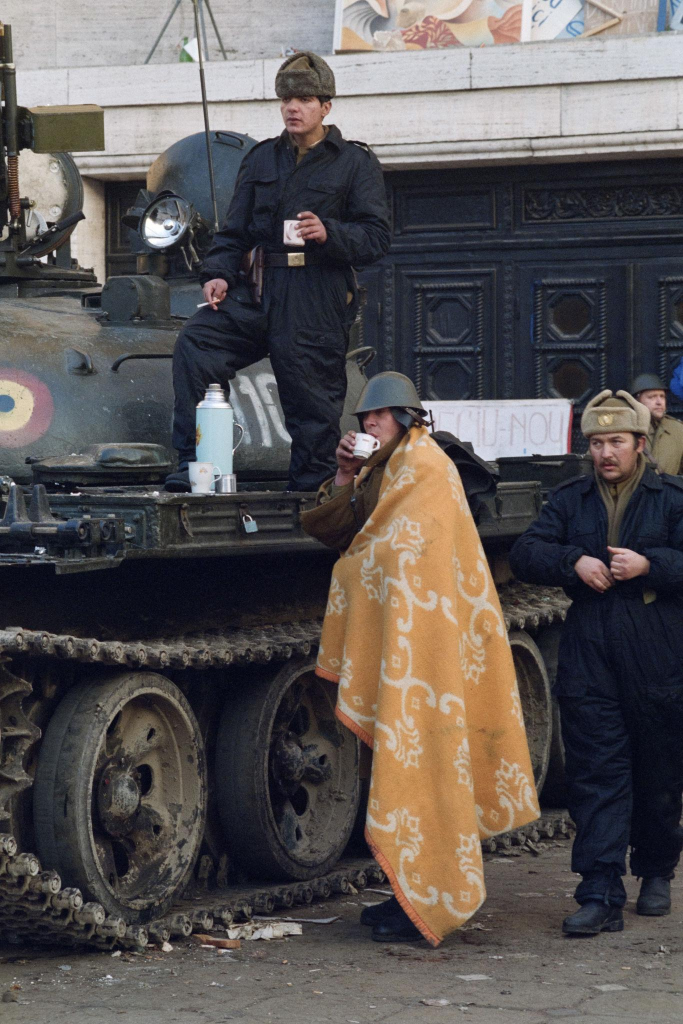
#> input picture CONTENT/images/2026/az-en-a-mate-domokos-mitologiam-hosszu-valtozat-inline-17.jpg, 1366 x 2048 px (shown at 1/2 size); its folder holds only this picture in this run
$ python image-add.py ../../../CONTENT/images/2026/az-en-a-mate-domokos-mitologiam-hosszu-valtozat-inline-17.jpg ../../../CONTENT/images/2026/az-en-a-mate-domokos-mitologiam-hosszu-valtozat-inline-18.jpg ../../../CONTENT/images/2026/az-en-a-mate-domokos-mitologiam-hosszu-valtozat-inline-3.jpg
#> lines starting #> are read from the running program, lines starting #| are printed output that depends on the picture
#!/usr/bin/env python3
"""Borítókép hozzáadása egy blogbejegyzéshez.

Használat: python kep_hozzaadasa.py <forraskep> <év> <slug>

Legyártja a 400, 768 és 1024 px széles AVIF-változatokat a
CONTENT/images/<év>/ mappába, és felveszi őket a _manifest.json-ba.
"""
import json
import sys
from pathlib import Path

from PIL import Image

ROOT = Path(__file__).resolve().parents[3]
IMAGES = ROOT / "CONTENT" / "images"
MANIFEST = IMAGES / "_manifest.json"
WIDTHS = (400, 768, 1024)


def main() -> None:
    if len(sys.argv) != 4:
        sys.exit(__doc__)
    source, year, slug = Path(sys.argv[1]), sys.argv[2], sys.argv[3]
    image = Image.open(source).convert("RGB")
#> image is the input picture: PIL image 1366x2048 RGB; mean R, G, B 90.4, 85.4, 85
    if image.width < 1024:
        print(f"Figyelem: a forráskép csak {image.width} px széles.", file=sys.stderr)
    folder = IMAGES / year
    folder.mkdir(parents=True, exist_ok=True)

    variants = []
    for width in WIDTHS:
        height = round(image.height * width / image.width)
        name = f"{slug}.avif" if width == WIDTHS[-1] else f"{slug}-{width}x{height}.avif"
        image.resize((width, height), Image.LANCZOS).save(folder / name, quality=70)
        variants.append((f"/images/{year}/{name}", width, height))
#> this loop made 3 passes
#> pass 1, in main, `image.resize((width, height), Image.LANCZOS).save(folder / name, quali..`:
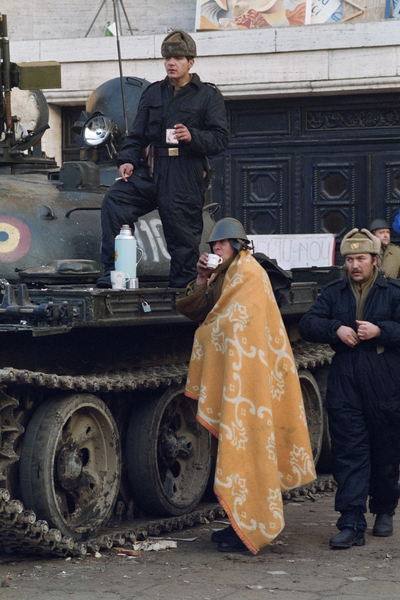
#> saved as az-en-a-mate-domokos-mitologiam-hosszu-valtozat-inline-3.jpg-400x600.avif: PIL image 400x600 RGB; mean R, G, B 90.4, 85.4, 85
#> after the loop, variants = 3 items

    srcset = ", ".join(f"{path} {width}w" for path, width, _ in variants)
    raw = MANIFEST.read_text(encoding="utf-8") if MANIFEST.exists() else "{}"
    manifest = json.loads(raw)
    for path, width, height in variants:
        manifest[path] = {"width": width, "height": height, "srcset": srcset}
#> this loop made 3 passes
#> (width, height) on passes 1 to 3: (400, 600), (768, 1151), (1024, 1535)
#> after the loop, manifest = 3 items
    indent = 2 if '\n  "' in raw else None
    MANIFEST.write_text(
        json.dumps(manifest, ensure_ascii=False, indent=indent)
        + ("\n" if raw.endswith("\n") else ""),
        encoding="utf-8",
    )
    print(f"image: {year}/{slug}.avif")


if __name__ == "__main__":
    main()

$ run again, on CONTENT/images/2026/az-en-a-mate-domokos-mitologiam-hosszu-valtozat-inline-18.jpg
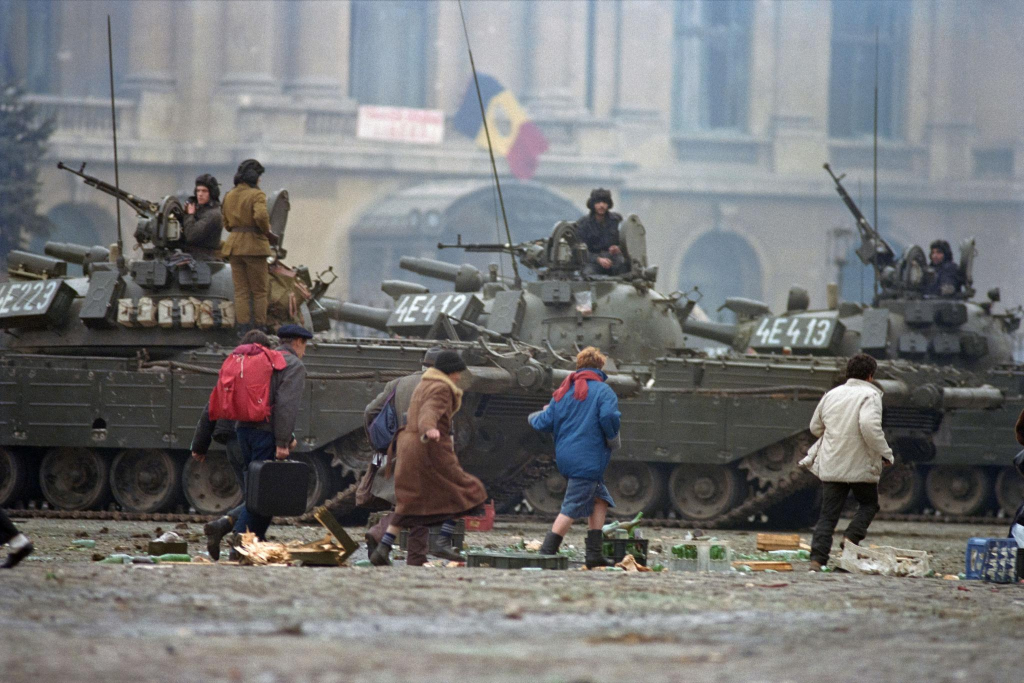
#> input picture CONTENT/images/2026/az-en-a-mate-domokos-mitologiam-hosszu-valtozat-inline-18.jpg, 2048 x 1366 px (shown at 1/2 size)
#> in main, image is the input picture: PIL image 2048x1366 RGB; mean R, G, B 117.3, 117.7, 118.2
#> the loop in main, `for width in WIDTHS:` made 3 passes
#> pass 1, in main, `image.resize((width, height), Image.LANCZOS).save(folder / name, quali..`:
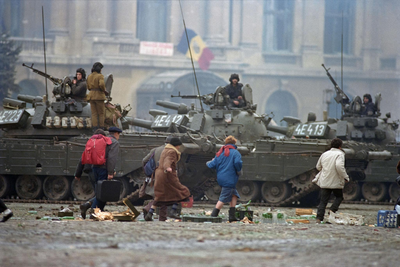
#> saved as az-en-a-mate-domokos-mitologiam-hosszu-valtozat-inline-18.jpg-400x267.avif: PIL image 400x267 RGB; mean R, G, B 117.3, 117.7, 118.2
#> pass 2, in main, `image.resize((width, height), Image.LANCZOS).save(folder / name, quali..`:
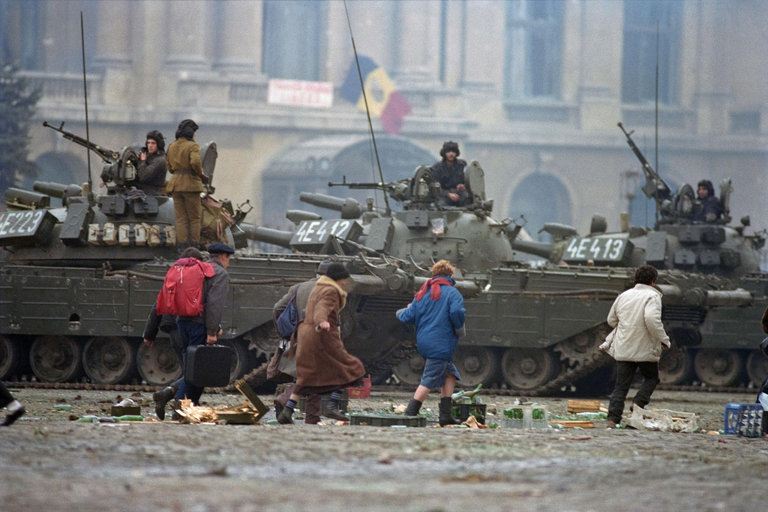
#> saved as az-en-a-mate-domokos-mitologiam-hosszu-valtozat-inline-18.jpg-768x512.avif: PIL image 768x512 RGB; mean R, G, B 117.3, 117.7, 118.2
#> after the loop in main, `for width in WIDTHS:`: variants = 3 items
#> the loop in main, `for path, width, height in variants:` made 3 passes
#> (width, height) on passes 1 to 3: (400, 267), (768, 512), (1024, 683)

$ run again, on CONTENT/images/2026/az-en-a-mate-domokos-mitologiam-hosszu-valtozat-inline-3.jpg
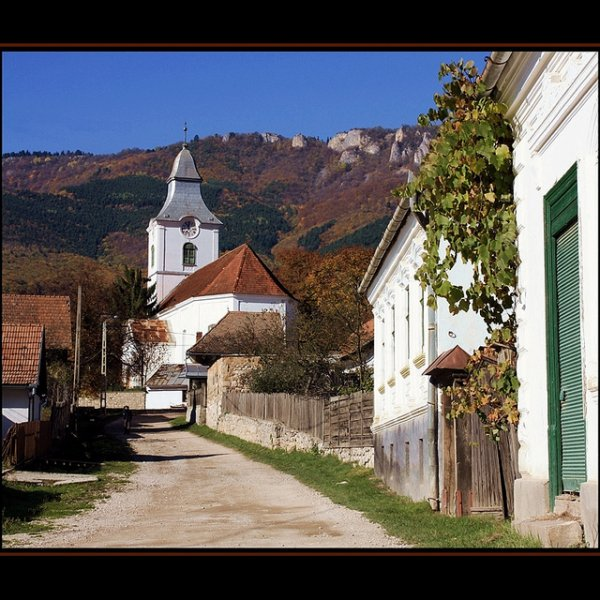
#> input picture CONTENT/images/2026/az-en-a-mate-domokos-mitologiam-hosszu-valtozat-inline-3.jpg, 600 x 600 px
#> in main, image is the input picture: PIL image 600x600 RGB; mean R, G, B 97.7, 94.3, 93.1
#> the loop in main, `for width in WIDTHS:` made 3 passes
#> pass 1, in main, `image.resize((width, height), Image.LANCZOS).save(folder / name, quali..`:
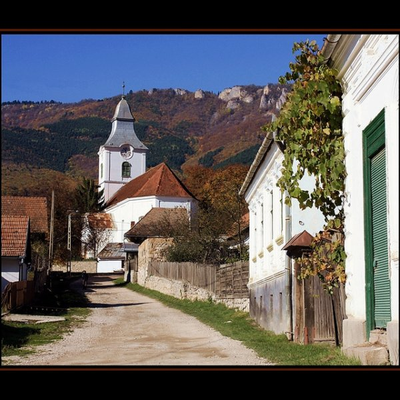
#> saved as az-en-a-mate-domokos-mitologiam-hosszu-valtozat-inline-3.jpg-400x400.avif: PIL image 400x400 RGB; mean R, G, B 97.7, 94.3, 93.1
#> pass 2, in main, `image.resize((width, height), Image.LANCZOS).save(folder / name, quali..`:
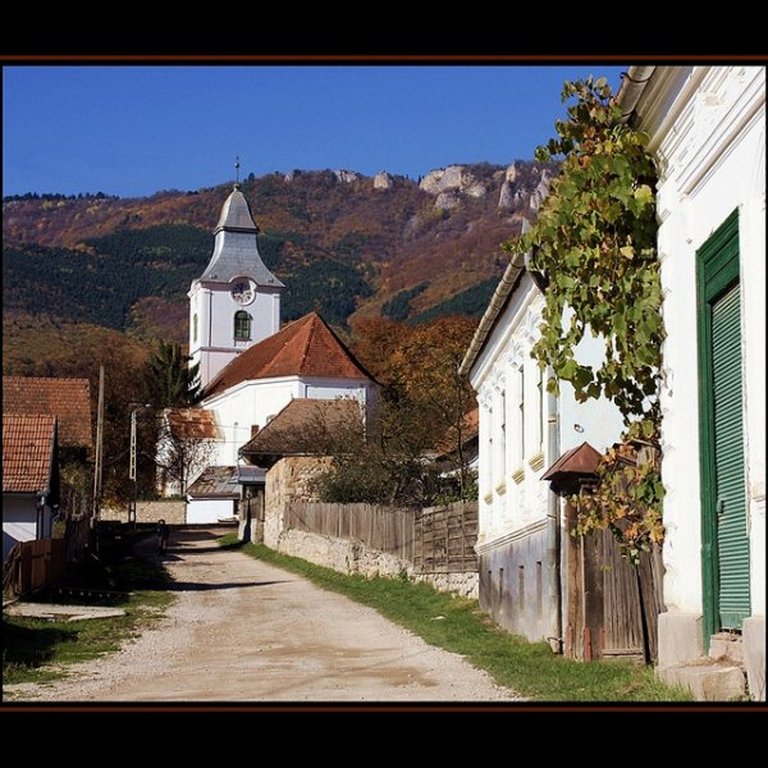
#> saved as az-en-a-mate-domokos-mitologiam-hosszu-valtozat-inline-3.jpg-768x768.avif: PIL image 768x768 RGB; mean R, G, B 97.7, 94.3, 93.1
#> after the loop in main, `for width in WIDTHS:`: variants = 3 items
#> the loop in main, `for path, width, height in variants:` made 3 passes
#> (width, height) on passes 1 to 3: (400, 400), (768, 768), (1024, 1024)
